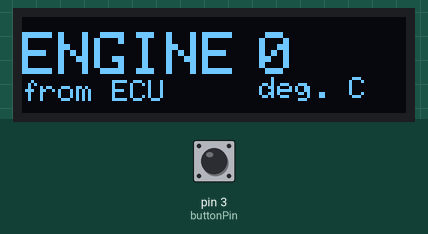
Recording of a sketch running on a simulated Arduino Uno, built with avr-gcc and run on an emulated ATmega328P. Shown: 128×32 one-colour display. The test bench sets the inputs (shaded band); at power-on: pin 3 (buttonPin) LOW. What the sketch prints to the serial monitor is not drawn.

Above: at 3.2 s.
3.3 s: pin 3 (buttonPin) pulled HIGH for 0.15 s
At 4.5 s:
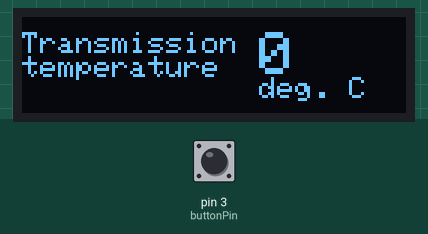
4.9 s: pin 3 (buttonPin) pulled HIGH for 1 s
At 5.9 s:
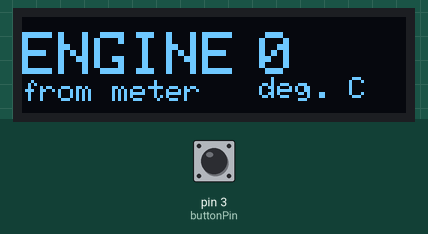
7.4 s: pin 3 (buttonPin) pulled HIGH for 0.15 s
At 7.9 s:
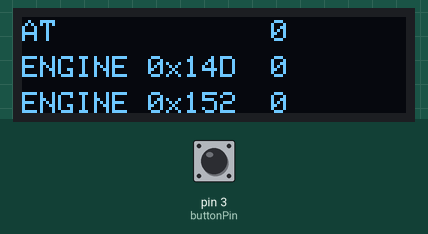
9.0 s: pin 3 (buttonPin) pulled HIGH for 3.2 s
At 10.3 s:
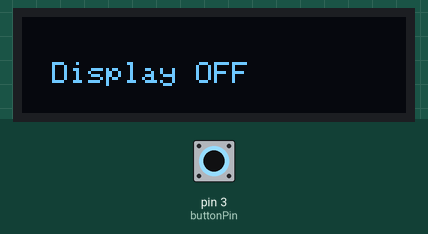
Timing chart, 0 to 12.0 s (numbered marks = the images above; inputs shaded):
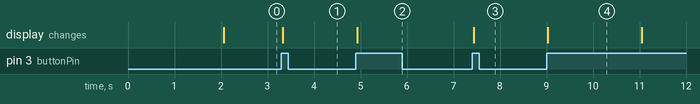

The sketch:

temp_mmcna_ps_platform.ino
```cpp
#include <SPI.h>
#include <mcp2515.h>
#include <Wire.h>
#include <Adafruit_GFX.h>
#include <Adafruit_SSD1306.h>

#define SCREEN_WIDTH 128
#define SCREEN_HEIGHT 32

#define OLED_RESET     -1
#define SCREEN_ADDRESS 0x3C ///< See datasheet for Address; 0x3D for 128x64, 0x3C for 128x32
Adafruit_SSD1306 display(SCREEN_WIDTH, SCREEN_HEIGHT, &Wire, OLED_RESET);

float temp_at;
float temp_engine1;
float temp_engine2;
struct can_frame canMsg;
MCP2515 mcp2515(10);


int buttonPin = 3; // Change this to the pin number that you used to connect the TTP223 sensor
int buttonState = LOW;
int currentPage = 1; // The current display page

void setup() {
  Serial.begin(115200);

  if(!display.begin(SSD1306_SWITCHCAPVCC, SCREEN_ADDRESS)) {
    Serial.println(F("SSD1306 allocation failed"));
    for(;;);
  }

  display.clearDisplay();
  display.setTextSize(2);
  display.setTextColor(WHITE);
  display.setCursor(8, 0);

  mcp2515.reset();
  mcp2515.setBitrate(CAN_500KBPS, MCP_8MHZ);
  mcp2515.setListenOnlyMode(); //set MCP2515 to listen only mode //
  display.println("Mitsubishi");
  display.setTextSize(1);
  display.setCursor(28, 20);
  display.println("Loading....");
  display.display();
  delay(2000);
  display.clearDisplay();
  Serial.println("------- CAN Read ----------");
  Serial.println("ID  DLC   DATA");

  pinMode(buttonPin, INPUT); // Set the button pin as an input
}


void displayPage1() {
  display.clearDisplay();
  display.setCursor(0, 5);
  display.setTextSize(1);
  display.println("Transmission");
  display.setTextSize(1);
  display.println("temperature");
  display.setTextSize(2.5);
  display.setCursor(79, 5);
  display.println(temp_at, 0);
   display.setTextSize(1);
  display.setCursor(79, 20);
  display.println("deg. C");
  display.display();
}

void displayPage2() {
  display.clearDisplay();
  display.setCursor(0, 5);
  display.setTextSize(2);
  display.println("ENGINE");
  display.setTextSize(1);
  display.println("from ECU");
  display.setTextSize(2.5);
  display.setCursor(79, 5);
  display.println(temp_engine1, 0);
  display.setTextSize(1);
  display.setCursor(79, 20);
  display.println("deg. C");
  display.display();
}

void displayPage3() {
  display.clearDisplay();
  display.setCursor(0, 5);
  display.setTextSize(2);
  display.println("ENGINE");
  display.setTextSize(1);
  display.println("from meter");
  display.setTextSize(2.5);
  display.setCursor(79, 5);
  display.println(temp_engine2, 0);
  display.setTextSize(1);
  display.setCursor(79, 20);
  display.println("deg. C");
  display.display();
}

void displayPage4() {

display.clearDisplay();
display.setTextSize(1);
display.setTextColor(WHITE);
display.setCursor(0, 1);
display.println("AT");
display.setCursor(83, 1);
display.println(temp_at, 0);
display.setCursor(0, 13);
display.println("ENGINE 0x14D");
display.setCursor(83, 13);
display.println(temp_engine1, 0);
display.setCursor(0, 25);
display.println("ENGINE 0x152");
display.setCursor(83, 25);
display.println(temp_engine2, 0);
display.display();
}

void loop() {
  if (mcp2515.readMessage(&canMsg) == MCP2515::ERROR_OK) {
    Serial.print(canMsg.can_id, HEX); // print ID
    Serial.print(" ");
    Serial.print(canMsg.can_dlc, HEX); // print DLC
    Serial.print(" ");

    for (int i = 0; i<canMsg.can_dlc; i++)
      Serial.print(canMsg.data[i],HEX);
      Serial.print(" ");
    }

    if (canMsg.can_id == 0x14D)
    {
      temp_engine1 = (canMsg.data[5]);
      temp_engine1 = temp_engine1 - 40;
    }
    if (canMsg.can_id == 0x152)
    {
      temp_engine2 = (canMsg.data[5]);
      temp_engine2 = temp_engine2 - 40;
    }
    if (canMsg.can_id == 0x1B1)
    {
      temp_at = (canMsg.data[4]);
      temp_at = temp_at - 40;
    }


    int newButtonState = digitalRead(buttonPin);


  if (newButtonState != buttonState) {
    // Update the button state variable
    buttonState = newButtonState;

    if (buttonState == HIGH) {
      currentPage++;
      if (currentPage > 6) {
        currentPage = 1;
      }
    }
  }

  // Display the current page
  switch (currentPage) {
    case 2:
      displayPage1();
      break;
    case 1:
      displayPage2();
      break;
    case 3:
      displayPage3();
      break;
    case 4:
      displayPage4();
      break;
    case 5:
      display.clearDisplay();
      display.setTextSize(1.5);
      display.setTextColor(WHITE);
      display.setCursor(10, 15);
      display.println("Display OFF");
      display.display();
      delay(2000);
      display.clearDisplay();
      display.display();
      currentPage = 6;
      break;
    case 6:
      display.clearDisplay();
      display.display();
      break;
  }
    Serial.println();
  } 
```

Measured:
- after the input at 3.3 s, the display: changes at once (image 1)
- after the input at 4.9 s, the display: changes at once (image 2)
- after the input at 7.4 s, the display: changes at once (image 3)
- after the input at 9.0 s, the display: changes at once (image 4)
- what the display in image 4 shows lasts 2.0 s, from 9.0 s to 11.0 s
